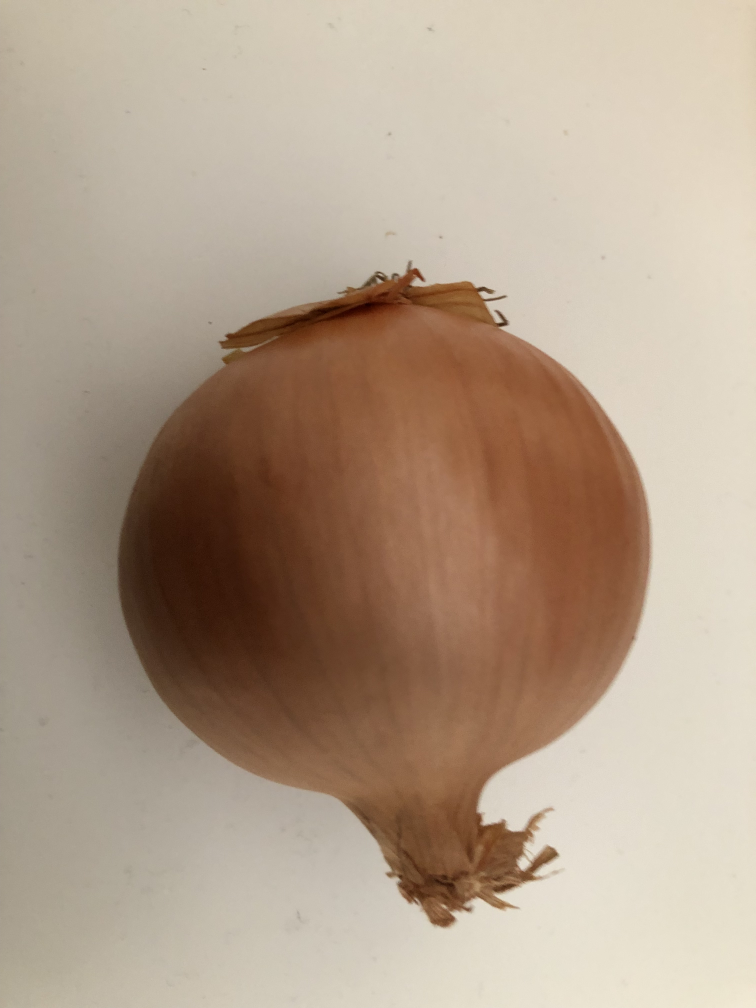
#> input picture Michelle/KI_Bilder_Burkhardt/Zwiebel/IMG_3104.JPG, 3024 x 4032 px (shown at 1/4 size); its folder holds only this picture in this run
$ python feature_extraction.py
#> lines starting #> are read from the running program, lines starting #| are printed output that depends on the picture; after the words box and inside, x2 and y2 are one past the last pixel; in counts of white or black regions, pixels touching at a corner belong together
### Michelle/feature_extraction_functions.py
import cv2 as cv
import numpy as np
import os


def resize(input_dir, output_dir, file, new_width, new_height):
    # Bilder Verkleinern und in Ordner speichern
#> called with input_dir = 'KI_Bilder_Burkhardt/Zwiebel', file = 'IMG_3104.JPG', new_width = 125, new_height = 125
    input_path = os.path.join(input_dir, file)
    output_path = os.path.join(output_dir, file)
    img = cv.imread(input_path)  # Bild ist 3:4
#> img is the input picture: shape (4032, 3024, 3); mean B, G, R 138.9, 158.1, 177.4
    height, width = img.shape[:2]
#> height = 4032; width = 3024

    # print ("höhe: ", height, "breite: ", width, "höhe/breite: ", width/height)

    # Wenn bild in Breite erweitert werden muss:
    if width / height < new_width / new_height:
        enlargement = int((height * (new_width / new_height) - width) / 2)
#> enlargement = 504
        up = 0
        down = 0
        left = enlargement
#> left = 504
        right = enlargement
#> right = 504
    # Wenn bild in Höhe erweitert werden muss:
    elif width / height > new_width / new_height:
        enlargement = int((width / (new_width / new_height) - height) / 2)
        up = enlargement
        down = enlargement
        left = 0
        right = 0
    # Wenn Bild nicht erweitert werden muss:
    else:
        up, down, left, right = (0, 0, 0, 0)
    img_enlarged = cv.copyMakeBorder(
        img, up, down, left, right, cv.BORDER_REPLICATE
    )  # Altenativ: ...,cv.BORDER_CONSTANT, value=[0, 0, 0]
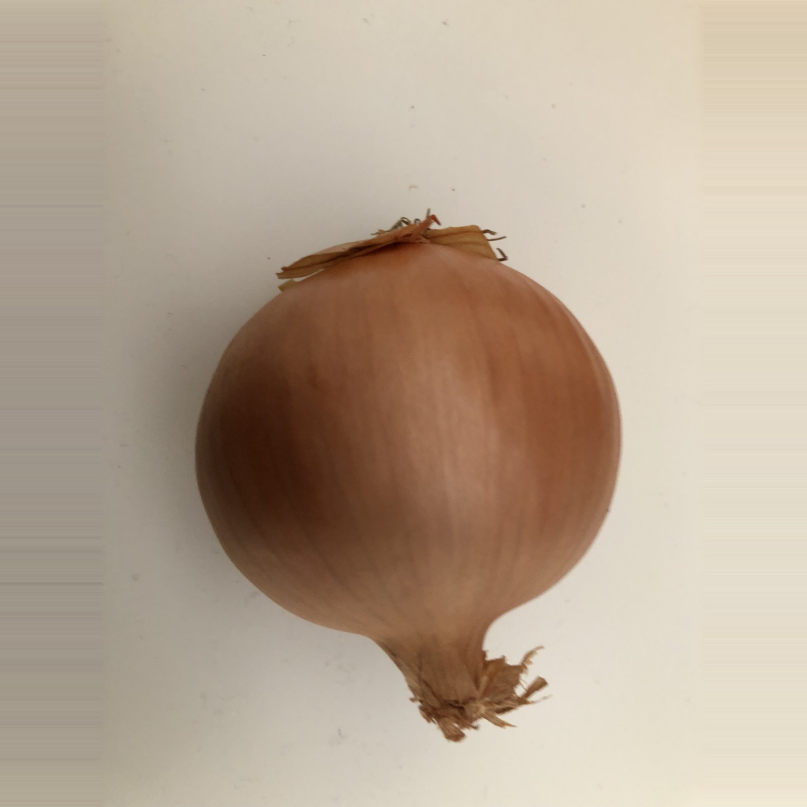
#> img_enlarged: shape (4032, 4032, 3) (shown at 1/5 size); mean B, G, R 146.8, 165.3, 182.2

    img = cv.resize(img_enlarged, (new_width, new_height))
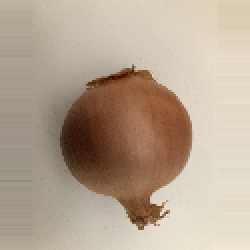
#> img: shape (125, 125, 3) (shown 2 times larger); mean B, G, R 146.7, 165.2, 182.2

    # Verkleinertes Bild in Ordner speichern
    cv.imwrite(output_path, img)
    # Verkleinertes Bild zurück geben
    return img


# [101 lines left out: functions contour_number, mean_colours, extent, not called in this run]


def get_Features(image, count, zoom):
    # Kopiere das Originalbild, um es nicht zu verändern
#> called with count = 1, zoom = (500, 500)
    image_copy = image.copy()

    # contour_number
    img1 = cv.Canny(image_copy, 100, 50)  # erzeugt einkanaliges Bild mit Kanten drauf
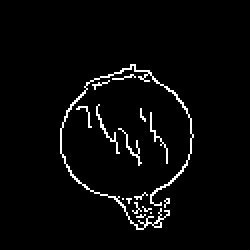
#> img1: shape (125, 125) (shown 2 times larger); 3.3% white in thin lines or dots, all inside (x1, y1, x2, y2) = (30, 32, 97, 115)
    contours, hierarchy = cv.findContours(
        img1, cv.RETR_LIST, cv.CHAIN_APPROX_SIMPLE
    )  # zählt Kanten, speichert sie in Liste
#> contours = 18 contours, 17 with area under 20; largest, box (x1, y1, x2, y2) and area: (30, 32, 97, 115) 76
    contour_number = int(len(contours))  # Zählen der Listeneinträge
#> contour_number = 18
    # cv.drawContours(image_copy, contours, -1, (0, 255, 0), 1)  # Alle Konturen auf bild zeichnen

    # aspect ratio, extent
    largest_contour = max(contours, key=cv.contourArea)
#> largest_contour = contour of 264 points, box (x1, y1, x2, y2) (30, 32, 97, 115), area 76
    hull = cv.convexHull(largest_contour)
#> hull = contour of 25 points, box (x1, y1, x2, y2) (30, 32, 97, 115), area 3866
    cv.drawContours(
        image_copy, [hull], 0, (0, 255, 0), 1
    )  # konvexe Hülle auf Bild zeichnen
    rotated_rect = cv.minAreaRect(hull)
#> rotated_rect = ((66.39, 70.84), (65.62, 73.73), -51.58)
    box_points = cv.boxPoints(rotated_rect).astype(int)
#> box_points = [[74, 119], [17, 73], [57, 22], [115, 68]]
    cv.drawContours(
        image_copy, [box_points], 0, (0, 255, 0), 1
    )  # Bounding Box auf Bild zeichnen
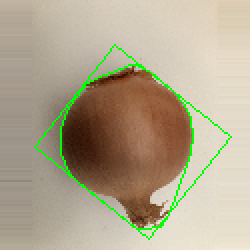
#> image_copy: shape (125, 125, 3) (shown 2 times larger); mean B, G, R 142.9, 167.2, 177.7
    w = np.linalg.norm(box_points[0] - box_points[1])
#> w = 73.25
    h = np.linalg.norm(box_points[1] - box_points[2])
#> h = 64.82
    longer_side = max(w, h)
#> longer_side = 73.25
    shorter_side = min(w, h)
#> shorter_side = 64.82
    A_box = w * h
#> A_box = 4747.5
    A_mask = cv.contourArea(hull)
#> A_mask = 3866.5
    extent = A_mask / A_box
#> extent = 0.814
    aspect_ratio = shorter_side / longer_side
#> aspect_ratio = 0.885

    # mean colours
    mask = np.zeros(
        (image.shape[0], image.shape[1]), dtype=np.uint8
    )  # leere Maske erzeugen
    cv.fillPoly(mask, [hull], (255))  # ausgefüllte hülle in maske schreiben
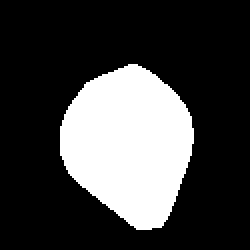
#> mask: shape (125, 125) (shown 2 times larger); 25.4% white; 1 white region, box (x1, y1, x2, y2) and area: (30, 32, 97, 115) 3968
    pixel_in_mask = image_copy[
        mask == 255
    ]  # Maske über Bild legen und relevante Pixel auswählen
    average_blue = np.mean(
        pixel_in_mask[:, 0]
    )  #  Farbmittelwerte für Kanäle BGR in der Maske berechnen
#> average_blue = 60.24
    average_green = np.mean(pixel_in_mask[:, 1])
#> average_green = 98.51
    average_red = np.mean(pixel_in_mask[:, 2])
#> average_red = 123.2
    hsv = cv.cvtColor(
        image, cv.COLOR_BGR2HSV
    )  # Farbmittelwert für Hue Kanal in der Maske berechnen
#> hsv: shape (125, 125, 3); mean H, S, V 17.3, 59, 182.2
    pixel_in_mask_hsv = hsv[mask == 255]
    average_hue = np.mean(pixel_in_mask_hsv[:, 0])
#> average_hue = 12.32

    # Bild vergrößert anzeigen lassen
    # image_copy = cv.resize(image_copy, zoom)
    # cv.imshow(f'img{count}', image_copy)

    return (
        contour_number,
        aspect_ratio,
        extent,
        average_blue,
        average_green,
        average_red,
        average_hue,
    )

### Michelle/feature_extraction.py
import cv2 as cv
import pandas as pd
import numpy as np
import os
import feature_extraction_functions

df_layout = {
    "contour number": [],
    "aspect ratio": [],
    "extent": [],
    "Blue": [],
    "Green": [],
    "Red": [],
    "Hue": [],
    "class": [],
}
df = pd.DataFrame(df_layout)  # Erstellt Dataframe layout
# gewünschte Auflösung (Breite, Höhe) des bildes für die Merkmalerkennung
new_width, new_height = (125, 125)
# zahl 600 ist die größte seite des Anzeigefensters
zoomfactor = int(600 / max(new_width, new_height))
# Berechnung des Zoomfaktors (nur für Anzeige)
zoom = (new_width * zoomfactor, new_height * zoomfactor)

max_files_global =1500
for i in range(3):  # for Schleife auf Bilder aus verschiedenen Ordnern zuzugreifen
    if i == 0:
        input_dir = "KI_Bilder_Burkhardt/Zwiebel"
        output_dir = "KI_Bilder_Burkhardt_reduced/Zwiebel_reduced"
        files = os.listdir(input_dir)  # speichert dateinamen in liste
        count = 1  # setzten
        max_files = max_files_global  # Anzahl bilder die gelesen werden sollen
    elif i == 1:
        input_dir = "KI_Bilder_Burkhardt/Karotte"
        output_dir = "KI_Bilder_Burkhardt_reduced/Karotte_reduced"
        files = os.listdir(input_dir)
        count = max_files_global+1  # zurücksetzten (nur Reihe fortsetzen wenn bilder angezeigt werden sollen, weil bilder sich sonst überschreiben. Sonst kann wieder bei 1 begoonen werden und immer gleiches "max_files" genutzt werden)
        max_files = max_files_global*2  # Anzahl bilder die gelesen werden sollen
    elif i == 2:
        input_dir = "KI_Bilder_Burkhardt/Kartoffel"
        output_dir = "KI_Bilder_Burkhardt_reduced/Kartoffel_reduced"
        files = os.listdir(input_dir)
        count = 2*max_files_global+1
        max_files = max_files_global*3

    for file in files:
        # Bild aus Ordner einlesen, verkleinern in Zielordner schreiben und zurück geben
        img = feature_extraction_functions.resize(
            input_dir, output_dir, file, new_width, new_height
        )

        (
            contour_number,
            aspect_ratio,
            extent,
            average_blue,
            average_green,
            average_red,
            average_hue,
        ) = feature_extraction_functions.get_Features(img, count, zoom)
#> contour_number = 18; aspect_ratio = 0.885; extent = 0.814; average_blue = 60.24; average_green = 98.51; average_red = 123.2; average_hue = 12.32
#> (the run stopped early here; a loop or call above may not have finished)
